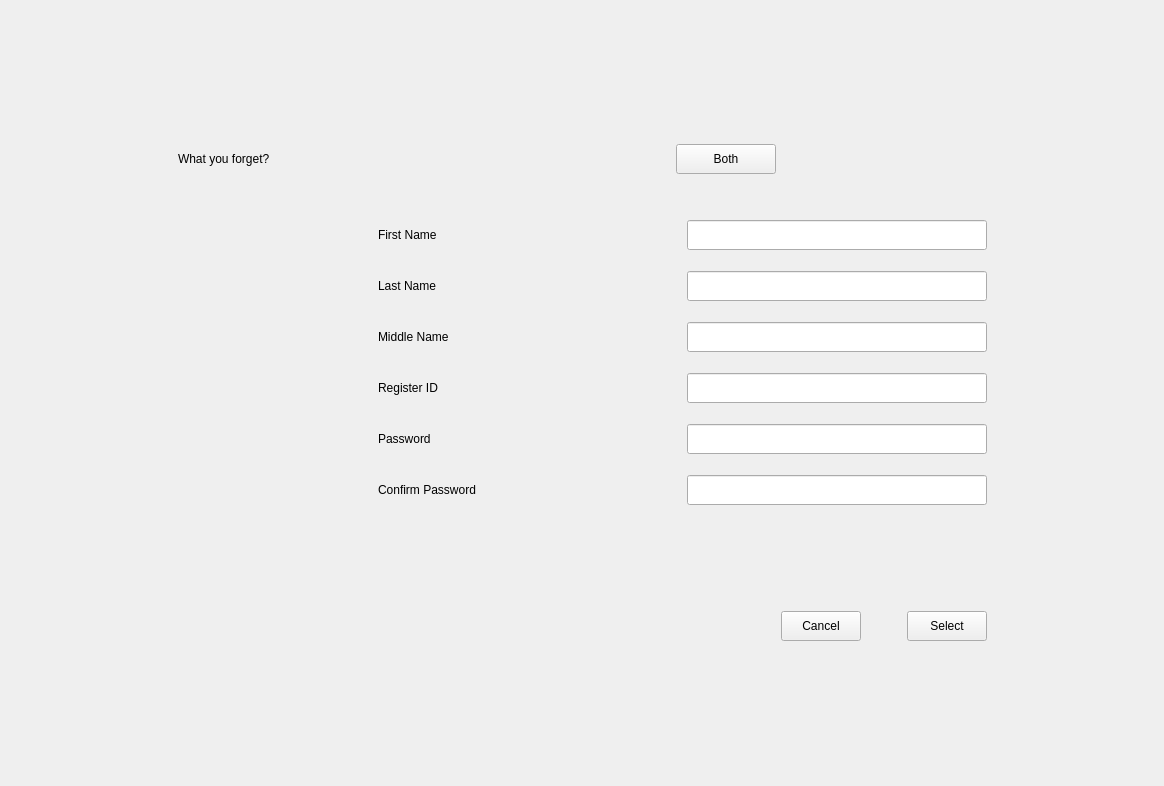
<?xml version="1.0" encoding="UTF-8"?>
<ui version="4.0">
 <class>Form</class>
 <widget class="QWidget" name="Form">
  <property name="geometry">
   <rect>
    <x>0</x>
    <y>0</y>
    <width>1164</width>
    <height>786</height>
   </rect>
  </property>
  <property name="windowTitle">
   <string>Forgotten your password</string>
  </property>
  <property name="styleSheet">
   <string notr="true">font: 14pt &quot;Segoe UI&quot;;</string>
  </property>
  <layout class="QGridLayout" name="gridLayout_2">
   <item row="0" column="1">
    <spacer name="verticalSpacer_2">
     <property name="orientation">
      <enum>Qt::Vertical</enum>
     </property>
     <property name="sizeHint" stdset="0">
      <size>
       <width>20</width>
       <height>166</height>
      </size>
     </property>
    </spacer>
   </item>
   <item row="1" column="0">
    <spacer name="horizontalSpacer_6">
     <property name="orientation">
      <enum>Qt::Horizontal</enum>
     </property>
     <property name="sizeHint" stdset="0">
      <size>
       <width>155</width>
       <height>20</height>
      </size>
     </property>
    </spacer>
   </item>
   <item row="1" column="1" rowspan="2" colspan="2">
    <layout class="QVBoxLayout" name="verticalLayout">
     <item>
      <layout class="QHBoxLayout" name="horizontalLayout_2">
       <item>
        <widget class="QLabel" name="label">
         <property name="text">
          <string>What you forget?</string>
         </property>
        </widget>
       </item>
       <item>
        <spacer name="horizontalSpacer_4">
         <property name="orientation">
          <enum>Qt::Horizontal</enum>
         </property>
         <property name="sizeType">
          <enum>QSizePolicy::Fixed</enum>
         </property>
         <property name="sizeHint" stdset="0">
          <size>
           <width>400</width>
           <height>20</height>
          </size>
         </property>
        </spacer>
       </item>
       <item>
        <widget class="QPushButton" name="both">
         <property name="minimumSize">
          <size>
           <width>100</width>
           <height>30</height>
          </size>
         </property>
         <property name="maximumSize">
          <size>
           <width>100</width>
           <height>30</height>
          </size>
         </property>
         <property name="text">
          <string>Both</string>
         </property>
        </widget>
       </item>
       <item>
        <spacer name="horizontalSpacer_5">
         <property name="orientation">
          <enum>Qt::Horizontal</enum>
         </property>
         <property name="sizeHint" stdset="0">
          <size>
           <width>40</width>
           <height>20</height>
          </size>
         </property>
        </spacer>
       </item>
      </layout>
     </item>
     <item>
      <spacer name="verticalSpacer_5">
       <property name="orientation">
        <enum>Qt::Vertical</enum>
       </property>
       <property name="sizeType">
        <enum>QSizePolicy::Fixed</enum>
       </property>
       <property name="sizeHint" stdset="0">
        <size>
         <width>20</width>
         <height>40</height>
        </size>
       </property>
      </spacer>
     </item>
     <item>
      <layout class="QHBoxLayout" name="horizontalLayout_3">
       <item>
        <spacer name="horizontalSpacer_3">
         <property name="orientation">
          <enum>Qt::Horizontal</enum>
         </property>
         <property name="sizeType">
          <enum>QSizePolicy::Fixed</enum>
         </property>
         <property name="sizeHint" stdset="0">
          <size>
           <width>200</width>
           <height>20</height>
          </size>
         </property>
        </spacer>
       </item>
       <item>
        <layout class="QGridLayout" name="gridLayout">
         <property name="horizontalSpacing">
          <number>9</number>
         </property>
         <property name="verticalSpacing">
          <number>21</number>
         </property>
         <item row="1" column="1">
          <widget class="QLineEdit" name="last_name">
           <property name="minimumSize">
            <size>
             <width>300</width>
             <height>30</height>
            </size>
           </property>
           <property name="maximumSize">
            <size>
             <width>300</width>
             <height>30</height>
            </size>
           </property>
          </widget>
         </item>
         <item row="2" column="1">
          <widget class="QLineEdit" name="middle_name">
           <property name="minimumSize">
            <size>
             <width>300</width>
             <height>30</height>
            </size>
           </property>
           <property name="maximumSize">
            <size>
             <width>300</width>
             <height>30</height>
            </size>
           </property>
          </widget>
         </item>
         <item row="4" column="0">
          <widget class="QLabel" name="label_6">
           <property name="minimumSize">
            <size>
             <width>300</width>
             <height>30</height>
            </size>
           </property>
           <property name="maximumSize">
            <size>
             <width>300</width>
             <height>30</height>
            </size>
           </property>
           <property name="text">
            <string>Password</string>
           </property>
          </widget>
         </item>
         <item row="1" column="0">
          <widget class="QLabel" name="label_3">
           <property name="minimumSize">
            <size>
             <width>300</width>
             <height>30</height>
            </size>
           </property>
           <property name="maximumSize">
            <size>
             <width>300</width>
             <height>30</height>
            </size>
           </property>
           <property name="text">
            <string>Last Name</string>
           </property>
          </widget>
         </item>
         <item row="2" column="0">
          <widget class="QLabel" name="label_4">
           <property name="minimumSize">
            <size>
             <width>300</width>
             <height>30</height>
            </size>
           </property>
           <property name="maximumSize">
            <size>
             <width>300</width>
             <height>30</height>
            </size>
           </property>
           <property name="text">
            <string>Middle Name</string>
           </property>
          </widget>
         </item>
         <item row="3" column="1">
          <widget class="QLineEdit" name="register_id">
           <property name="minimumSize">
            <size>
             <width>300</width>
             <height>30</height>
            </size>
           </property>
           <property name="maximumSize">
            <size>
             <width>300</width>
             <height>30</height>
            </size>
           </property>
          </widget>
         </item>
         <item row="3" column="0">
          <widget class="QLabel" name="label_5">
           <property name="minimumSize">
            <size>
             <width>300</width>
             <height>30</height>
            </size>
           </property>
           <property name="maximumSize">
            <size>
             <width>300</width>
             <height>30</height>
            </size>
           </property>
           <property name="text">
            <string>Register ID</string>
           </property>
          </widget>
         </item>
         <item row="0" column="0">
          <widget class="QLabel" name="label_2">
           <property name="minimumSize">
            <size>
             <width>300</width>
             <height>30</height>
            </size>
           </property>
           <property name="maximumSize">
            <size>
             <width>300</width>
             <height>30</height>
            </size>
           </property>
           <property name="text">
            <string>First Name</string>
           </property>
          </widget>
         </item>
         <item row="0" column="1">
          <widget class="QLineEdit" name="first_name">
           <property name="minimumSize">
            <size>
             <width>300</width>
             <height>30</height>
            </size>
           </property>
           <property name="maximumSize">
            <size>
             <width>300</width>
             <height>30</height>
            </size>
           </property>
          </widget>
         </item>
         <item row="5" column="0">
          <widget class="QLabel" name="label_7">
           <property name="minimumSize">
            <size>
             <width>300</width>
             <height>30</height>
            </size>
           </property>
           <property name="maximumSize">
            <size>
             <width>300</width>
             <height>30</height>
            </size>
           </property>
           <property name="text">
            <string>Confirm Password</string>
           </property>
          </widget>
         </item>
         <item row="4" column="1">
          <widget class="QLineEdit" name="password">
           <property name="minimumSize">
            <size>
             <width>300</width>
             <height>30</height>
            </size>
           </property>
           <property name="maximumSize">
            <size>
             <width>300</width>
             <height>30</height>
            </size>
           </property>
          </widget>
         </item>
         <item row="5" column="1">
          <widget class="QLineEdit" name="password2">
           <property name="minimumSize">
            <size>
             <width>300</width>
             <height>30</height>
            </size>
           </property>
           <property name="maximumSize">
            <size>
             <width>300</width>
             <height>30</height>
            </size>
           </property>
          </widget>
         </item>
        </layout>
       </item>
      </layout>
     </item>
     <item>
      <spacer name="verticalSpacer_4">
       <property name="orientation">
        <enum>Qt::Vertical</enum>
       </property>
       <property name="sizeType">
        <enum>QSizePolicy::Fixed</enum>
       </property>
       <property name="sizeHint" stdset="0">
        <size>
         <width>20</width>
         <height>100</height>
        </size>
       </property>
      </spacer>
     </item>
     <item>
      <layout class="QHBoxLayout" name="horizontalLayout">
       <item>
        <spacer name="horizontalSpacer_2">
         <property name="orientation">
          <enum>Qt::Horizontal</enum>
         </property>
         <property name="sizeHint" stdset="0">
          <size>
           <width>40</width>
           <height>20</height>
          </size>
         </property>
        </spacer>
       </item>
       <item>
        <widget class="QPushButton" name="cancelButton">
         <property name="minimumSize">
          <size>
           <width>80</width>
           <height>30</height>
          </size>
         </property>
         <property name="maximumSize">
          <size>
           <width>80</width>
           <height>30</height>
          </size>
         </property>
         <property name="text">
          <string>Cancel</string>
         </property>
        </widget>
       </item>
       <item>
        <spacer name="horizontalSpacer">
         <property name="orientation">
          <enum>Qt::Horizontal</enum>
         </property>
         <property name="sizeType">
          <enum>QSizePolicy::Fixed</enum>
         </property>
         <property name="sizeHint" stdset="0">
          <size>
           <width>40</width>
           <height>20</height>
          </size>
         </property>
        </spacer>
       </item>
       <item>
        <widget class="QPushButton" name="selectButton">
         <property name="minimumSize">
          <size>
           <width>80</width>
           <height>30</height>
          </size>
         </property>
         <property name="maximumSize">
          <size>
           <width>80</width>
           <height>30</height>
          </size>
         </property>
         <property name="text">
          <string>Select</string>
         </property>
        </widget>
       </item>
      </layout>
     </item>
    </layout>
   </item>
   <item row="2" column="3">
    <spacer name="horizontalSpacer_7">
     <property name="orientation">
      <enum>Qt::Horizontal</enum>
     </property>
     <property name="sizeHint" stdset="0">
      <size>
       <width>155</width>
       <height>20</height>
      </size>
     </property>
    </spacer>
   </item>
   <item row="3" column="2">
    <spacer name="verticalSpacer_3">
     <property name="orientation">
      <enum>Qt::Vertical</enum>
     </property>
     <property name="sizeHint" stdset="0">
      <size>
       <width>20</width>
       <height>166</height>
      </size>
     </property>
    </spacer>
   </item>
  </layout>
 </widget>
 <resources/>
 <connections/>
</ui>
